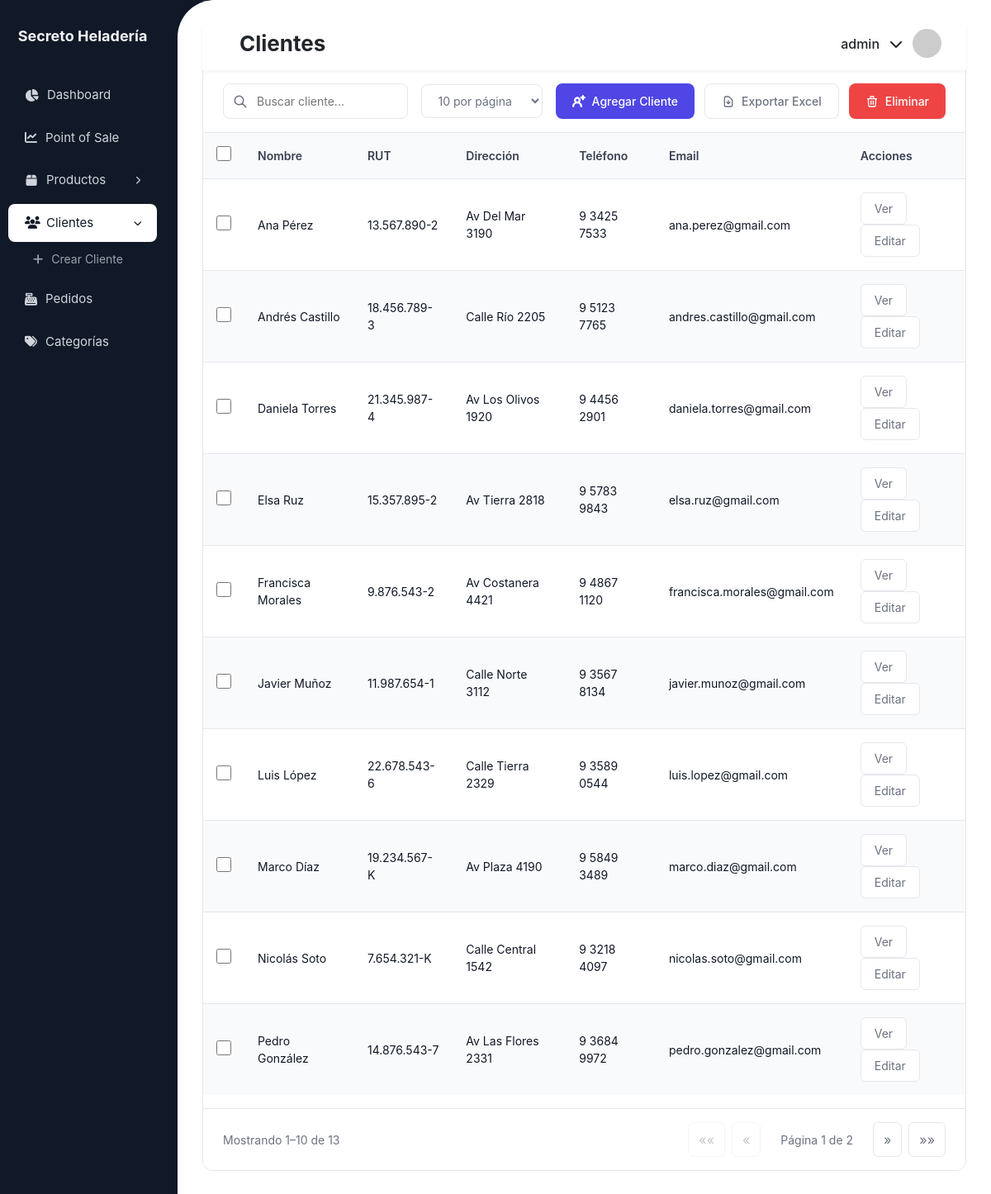
The app's page /heladeria/clientes/ (signed in) with its own data.
### heladeria/models.py (models this page shows, shortened)
class Cliente(models.Model):
    TIPO_CLIENTE_CHOICES = [
        ('PERSONA', 'Persona natural'),
        ('EMPRESA', 'Empresa'),
    ]
    IDIOMA_CHOICES = [
        ('es', 'Español'),
        ('en', 'English'),
    ]
    DOCUMENTO_CHOICES = [
        ('BOLETA', 'Boleta'),
        ('FACTURA', 'Factura'),
    ]
    rut = models.CharField(max_length=12, unique=True)
    nombre = models.CharField(max_length=30)
    apellido = models.CharField(max_length=50)
    tipo_cliente = models.CharField(max_length=10, choices=TIPO_CLIENTE_CHOICES, default='PERSONA')
    direccion = models.CharField(max_length=100)
    pais = models.CharField(max_length=50, default='Chile')
    region = models.CharField(max_length=50)
    comuna = models.CharField(max_length=50)
    telefono = models.CharField(max_length=14)
    email = models.EmailField(unique=True)
    idioma_preferido = models.CharField(max_length=5, choices=IDIOMA_CHOICES, default='es')
    documento_preferido = models.CharField(max_length=10, choices=DOCUMENTO_CHOICES, default='BOLETA')
    enviar_comprobante_email = models.BooleanField(default=True)
    recibe_promociones = models.BooleanField(default=False)
    fecha_registro = models.DateTimeField(auto_now_add=True)
    @property
    def nombre_completo(self):
        return f"{self.nombre} {self.apellido}"
    class Meta:
        db_table = 'devices_cliente'

### clientes/views.py (the view, shortened to what this page needs)
# urls.py: path('', views.lista_clientes, name='lista_clientes'),
@login_required
def lista_clientes(request):
    query = request.GET.get("q", "")
    sort = request.GET.get("sort", "nombre")
    direction = request.GET.get("direction", "asc")
    try:
        per_page = int(request.GET.get("per_page", "10"))
    except ValueError:
        per_page = 10
    clientes = Cliente.objects.all()
    if direction == "desc":
        clientes = clientes.order_by(f"-{sort}")
    else:
        clientes = clientes.order_by(sort)
    paginator = Paginator(clientes, per_page)
    page_number = request.GET.get("page")
    page_obj = paginator.get_page(page_number)
    next_direction = "desc" if direction == "asc" else "asc"
    rangos_pagina = [5, 10, 20, 50]
    return render(request, "clientes/lista_clientes.html", {
        "page_obj": page_obj,
        "query": query,
        "sort": sort,
        "direction": direction,
        "next_direction": next_direction,
        "per_page": per_page,
        "total_clientes": paginator.count,
    })

### heladeria/templatetags/formatos.py (called while the page is built)
@register.filter
def formato_telefono(value):
    try:
        num = ''.join(filter(str.isdigit, str(value)))
        if len(num) == 9:
            return f"{num[0]} {num[1:5]} {num[5:9]}"
        elif len(num) == 11 and num.startswith("56"):
            return f"+56 {num[2]} {num[3:7]} {num[7:11]}"
        else:
            return value
    except:
        return value

@register.filter
def formato_rut(value):
    if not value:
        return ""
    rut = str(value).upper().replace(".", "").replace("-", "").strip()
    if len(rut) < 2:
        return value
    cuerpo = rut[:-1]
    dv = rut[-1]
    cuerpo = cuerpo[::-1]                               # invertir
    cuerpo = ".".join(cuerpo[i:i+3] for i in range(0, len(cuerpo), 3))
    cuerpo = cuerpo[::-1]                               # revertir nuevamente
    return f"{cuerpo}-{dv}"

### heladeria/templatetags/permisos_extras.py (called while the page is built)
@register.filter(name='tiene_grupo')
def tiene_grupo(user, nombre_grupo):
    return user.groups.filter(name=nombre_grupo).exists()

### clientes/templates/clientes/lista_clientes.html (shortened to what this page needs)
{% extends "heladeria/base_generic.html" %}
{% load static %}
{% load permisos_extras %}
{% block extra_css %}
<link rel="stylesheet" href="{% static 'clientes/css/lista_clientes.css' %}">
{% endblock %}
{% block page_title %}Clientes{% endblock %}
{% block content %}
<div class="sales-container">
<div class="controls-row">
    <div class="search-filter-section">
        <form method="get" id="searchForm" class="search-box" onsubmit="return false;">
            <input type="text" id="searchInput" name="q" class="search-input"
                   placeholder="Buscar cliente..." value="{{ query|default:'' }}">
        </form>
        <select id="perPageSelect" class="filter-select auto-submit">
            <option value="10" {% if per_page == 10 %}selected{% endif %}>10 por página</option>
        </select>
    </div>
        <div class="action-buttons">
            {% if request.user|tiene_grupo:"Admin" or request.user|tiene_grupo:"Editor" %}
            <button class="btn-action btn-primary-action" onclick="window.location='{% url 'crear_cliente' %}'">
                Agregar Cliente
            </button>
            {% endif %}
            {% if request.user|tiene_grupo:"Admin" %}
            <button class="btn-action btn-secondary-action" onclick="window.location='{% url 'exportar_clientes_excel' %}'">
                    <svg width="16" height="16" fill="none" stroke="currentColor" viewBox="0 0 24 24">
                        <path stroke-linecap="round" stroke-linejoin="round" stroke-width="2" d="M12 10v6m0 0l-3-3m3 3l3-3m2 8H7a2 2 0 01-2-2V5a2 2 0 012-2h5.586a1 1 0 01.707.293l5.414 5.414a1 1 0 01.293.707V19a2 2 0 01-2 2z"/>
                    </svg>
                    Exportar Excel
                </button>
            <button class="btn-action btn-danger-action" onclick="eliminarSeleccionados()">
                <svg width="16" height="16" fill="none" stroke="currentColor" viewBox="0 0 24 24">
                        <path stroke-linecap="round" stroke-linejoin="round" stroke-width="2" d="M19 7l-.867 12.142A2 2 0 0116.138 21H7.862a2 2 0 01-1.995-1.858L5 7m5 4v6m4-6v6m1-10V4a1 1 0 00-1-1h-4a1 1 0 00-1 1v3M4 7h16"/>
                    </svg>
                    Eliminar
                </button>
            {% endif %}
        </div>
    </div>
    <div id="tablaContainer">
        {% include "clientes/_tabla_clientes.html" %}
    </div>
</div>
{% endblock %}

### heladeria/templates/heladeria/base_generic.html (shortened to what this page needs)
{% load static %}
{% load permisos_extras %}
<!DOCTYPE html>
<html lang="es">
<head>
  <link href="https://cdn.jsdelivr.net/npm/bootstrap@5.3.2/dist/css/bootstrap.min.css" rel="stylesheet">
  <link rel="stylesheet" href="https://cdnjs.cloudflare.com/ajax/libs/font-awesome/6.5.0/css/all.min.css">
  {% block extra_css %}{% endblock %}
  <link rel="stylesheet" href="{% static 'heladeria/css/layout.css' %}">
</head>
<body>
  <aside class="sidebar">
    <div class="brand">Secreto Heladería</div>
    <nav class="menu">
      {% if request.user|tiene_grupo:"Admin" %}
      <a href="{% url 'reporte_dashboard' %}"
        class="{% if request.resolver_match.url_name == 'reporte_dashboard' %}active{% endif %}">
          <i class="fa fa-chart-pie"></i> Dashboard
      </a>
      {% endif %}
      <a href="{% url 'pos_home' %}" class="{% if request.resolver_match.url_name == 'pos_home' %}active{% endif %}">
        <i class="fa fa-chart-line"></i> Point of Sale
      </a>
      {% if request.user|tiene_grupo:"Admin" %}
      <div class="menu-group
      ">
        <a href="{% url 'lista_productos' %}"
          class="menu-parent {% if request.resolver_match.url_name == 'lista_productos' %}active{% endif %}">
          <i class="fa fa-box"></i> Productos
          <i class="fa fa-chevron-right arrow"></i>
        </a>
      </div>
      {% endif %}
      <div class="menu-group
          {% if request.resolver_match.url_name in 'lista_clientes crear_cliente editar_cliente detalle_cliente' %}
              open
          {% endif %}
      ">
          <a href="{% url 'lista_clientes' %}"
            class="menu-parent {% if request.resolver_match.url_name == 'lista_clientes' %}active{% endif %}">
              <i class="fa fa-users"></i> Clientes
              <i class="fa fa-chevron-right arrow"></i>
          </a>
          <div class="submenu">
              {% if request.user|tiene_grupo:"Admin" or request.user|tiene_grupo:"Editor" %}
              <a href="{% url 'crear_cliente' %}"
                class="{% if request.resolver_match.url_name == 'crear_cliente' %}active{% endif %}">
                  <i class="fa fa-plus"></i> Crear Cliente
              </a>
              {% endif %}
          </div>
      </div>
      <a href="{% url 'lista_ventas' %}" class="{% if request.resolver_match.url_name == 'lista_ventas' %}active{% endif %}">
        <i class="fa fa-cash-register"></i> Pedidos
      </a>
      {% if request.user|tiene_grupo:"Admin" %}
      <a href="{% url 'lista_categorias' %}"
        class="{% if request.resolver_match.url_name == 'lista_categorias' %}active{% endif %}">
          <i class="fa fa-tags"></i> Categorías
      </a>
      {% endif %}
    </nav>
  </aside>
  <div class="main-content">
    <div class="content-box">
      <div class="topbar-background"></div>
      <div class="topbar d-flex justify-content-between align-items-center">
        <div class="d-flex align-items-center gap-3">
          <h2 class="mb-0">{% block page_title %}Página{% endblock %}</h2>
        </div>
        <div class="user user-dropdown">
          <span class="user-name">{{ user.username }}</span>
          <i class="fa fa-chevron-down"></i>
          <img class="user-avatar" src="https://ui-avatars.com/api/?name={{ user.username }}&background=random">
        </div>
      </div>
      {% block content %}{% endblock %}
    </div>
  </div>
</body>
</html>

### clientes/templates/clientes/_tabla_clientes.html
{% load static %}
{% load formatos %}
{% load permisos_extras %}
<link rel="stylesheet" href="{% static 'clientes/css/lista_clientes.css' %}">
<div class="table-container">
    <table class="modern-table">
        <thead>
            <tr>
                <th style="width:40px;">
                    <input type="checkbox" class="custom-checkbox" id="selectAllLocal">
                </th>
                <th>Nombre</th>
                <th>RUT</th>
                <th>Dirección</th>
                <th>Teléfono</th>
                <th>Email</th>
                <th>Acciones</th>
            </tr>
        </thead>
        <tbody>
            {% for cliente in page_obj %}
            <tr class="table-row">
                <td>
                    <input type="checkbox" class="custom-checkbox chkCliente" value="{{ cliente.email }}">
                </td>
                <td class="fw-600">{{ cliente.nombre_completo }}</td>
                <td>{{ cliente.rut |formato_rut}}</td>
                <td>{{ cliente.direccion|default:"-" }}</td>
                <td>{{ cliente.telefono|formato_telefono|default:"-" }}</td>
                <td>{{ cliente.email|default:"-" }}</td>
                <td>
                    {% if request.user|tiene_grupo:"Admin" or request.user|tiene_grupo:"Editor" %}
                        <a href="{% url 'detalle_cliente' cliente.pk %}" class="btn-view">Ver</a>
                        <a href="{% url 'editar_cliente' cliente.pk %}" class="btn-view">Editar</a>
                    {% endif %}
                </td>
            </tr>
            {% empty %}
            <tr>
                <td colspan="7" class="no-data-msg" style="text-align:center;color:#9CA3AF;">No se encontraron clientes.</td></tr>
                </td>
            </tr>
            {% endfor %}
        </tbody>
    </table>
    <div class="table-footer" style="display:flex; justify-content:space-between; align-items:center; gap:1rem; margin-top:1rem;">
        <div style="display:flex; align-items:center; gap:1rem;">
            <div class="results-per-page">
                <span>Mostrando {{ page_obj.start_index }}–{{ page_obj.end_index }} de {{ page_obj.paginator.count }}</span>
            </div>
        </div>
        <div class="pagination">
            <button class="pagination-btn"
                    {% if page_obj.has_previous %}
                        data-page="1"
                    {% else %} disabled {% endif %}>
                ««
            </button>
            <button class="pagination-btn"
                    {% if page_obj.has_previous %}
                        data-page="{{ page_obj.previous_page_number }}"
                    {% else %} disabled {% endif %}>
                «
            </button>
            <span class="pagination-info">
                Página {{ page_obj.number }} de {{ page_obj.paginator.num_pages }}
            </span>
            <button class="pagination-btn"
                    {% if page_obj.has_next %}
                        data-page="{{ page_obj.next_page_number }}"
                    {% else %} disabled {% endif %}>
                »
            </button>
            <button class="pagination-btn"
                    {% if page_obj.has_next %}
                        data-page="{{ page_obj.paginator.num_pages }}"
                    {% else %} disabled {% endif %}>
                »»
            </button>
        </div>
    </div>
</div>

### clientes/static/clientes/css/lista_clientes.css (style rules this page uses)
:root { --primary-blue: #4F46E5; --hover-blue: #4338CA; --border-light: #E5E7EB; --text-gray: #6B7280; --bg-light: #F9FAFB; }
.controls-row { display: flex; gap: 1rem; padding: 1rem 1.5rem; background: white; border-left: 1px solid var(--border-light); border-right: 1px solid var(--border-light); align-items: center; flex-wrap: wrap; }
.search-filter-section { display: flex; gap: 1rem; flex: 1; align-items: center; }
.search-box { position: relative; flex: 1; max-width: 400px; }
.search-input { width: 100%; padding: 0.625rem 1rem 0.625rem 2.5rem; border: 1px solid var(--border-light); border-radius: 8px; font-size: 0.875rem; transition: all 0.2s; }
.filter-select { padding: 0.625rem 1rem; border: 1px solid var(--border-light); border-radius: 8px; font-size: 0.875rem; color: var(--text-gray); background: white; cursor: pointer; transition: all 0.2s; }
.action-buttons { display: flex; gap: 0.75rem; margin-left: auto; }
a { text-decoration: none; }
.table-container a, .table-container a:visited, .table-container a:hover, .table-container a:active { text-decoration: none; }
.btn-action { padding: 0.625rem 1.25rem; border-radius: 8px; font-weight: 500; border: none; cursor: pointer; transition: all 0.2s; font-size: 0.875rem; display: flex; align-items: center; gap: 0.5rem; text-decoration: none !important; }
.btn-primary-action { background: var(--primary-blue); color: white; }
.btn-secondary-action { background: white; color: var(--text-gray); border: 1px solid var(--border-light); }
.btn-danger-action { background: #EF4444; color: white; }
.table-container { background: white; border: 1px solid var(--border-light); border-radius: 0 0 12px 12px; overflow: hidden; }
.modern-table { width: 100%; border-collapse: collapse; }
.modern-table thead { background: #f9fafbe8; }
.modern-table th { padding: 1rem; text-align: left; font-weight: 600; font-size: 0.875rem; color: #374151; border-bottom: 1px solid var(--border-light); }
.modern-table td { padding: 1rem; font-size: 0.875rem; color: #111827; border-bottom: 1px solid var(--border-light); }
.modern-table tbody tr:last-child td { border-bottom: none; }
.modern-table tbody tr:nth-child(odd) { background: white; }
.modern-table tbody tr:nth-child(even) { background: #F9FAFB; }
.custom-checkbox { width: 18px; height: 18px; cursor: pointer; accent-color: var(--primary-blue); }
.btn-view { padding: 0.5rem 1rem; background: white; border: 1px solid var(--border-light); border-radius: 6px; color: var(--text-gray); font-size: 0.875rem; cursor: pointer; transition: all 0.2s; text-decoration: none; display: inline-block; }
.table-footer { display: flex; justify-content: space-between; align-items: center; padding: 1rem 1.5rem; border-top: 1px solid var(--border-light); background: white; }
.results-per-page { display: flex; align-items: center; gap: 0.5rem; color: var(--text-gray); font-size: 0.875rem; }
.pagination { display: flex; gap: 0.5rem; align-items: center; }
.pagination-info { color: var(--text-gray); font-size: 0.875rem; margin: 0 1rem; }
.pagination-btn { padding: 0.5rem 0.75rem; background: white; border: 1px solid var(--border-light); border-radius: 6px; color: var(--text-gray); cursor: pointer; transition: all 0.2s; }
.pagination-btn:disabled { opacity: 0.4; cursor: not-allowed; }

### records on screen
Cliente: nombre_completo "Ana Pérez", rut "13.567.890-2", direccion "Av Del Mar 3190", telefono "9 3425 7533", email "ana.perez@gmail.com"
Cliente: nombre_completo "Andrés Castillo", rut "18.456.789-3", direccion "Calle Río 2205", telefono "9 5123 7765", email "andres.castillo@gmail.com"
Cliente: nombre_completo "Daniela Torres", rut "21.345.987-4", direccion "Av Los Olivos 1920", telefono "9 4456 2901", email "daniela.torres@gmail.com"
Cliente: nombre_completo "Elsa Ruz", rut "15.357.895-2", direccion "Av Tierra 2818", telefono "9 5783 9843", email "elsa.ruz@gmail.com"
Cliente: nombre_completo "Francisca Morales", rut "9.876.543-2", direccion "Av Costanera 4421", telefono "9 4867 1120", email "francisca.morales@gmail.com"
Cliente: nombre_completo "Javier Muñoz", rut "11.987.654-1", direccion "Calle Norte 3112", telefono "9 3567 8134", email "javier.munoz@gmail.com"
Cliente: nombre_completo "Luis López", rut "22.678.543-6", direccion "Calle Tierra 2329", telefono "9 3589 0544", email "luis.lopez@gmail.com"
Cliente: nombre_completo "Marco Díaz", rut "19.234.567-K", direccion "Av Plaza 4190", telefono "9 5849 3489", email "marco.diaz@gmail.com"
Cliente: nombre_completo "Nicolás Soto", rut "7.654.321-K", direccion "Calle Central 1542", telefono "9 3218 4097", email "nicolas.soto@gmail.com"
Cliente: nombre_completo "Pedro González", rut "14.876.543-7", direccion "Av Las Flores 2331", telefono "9 3684 9972", email "pedro.gonzalez@gmail.com"

### other values on screen
{{ user.username }} "admin"
{{ page_obj.start_index }} "1"
{{ page_obj.end_index }} "10"
{{ page_obj.paginator.count }} "13"
{{ page_obj.number }} "1"
{{ page_obj.paginator.num_pages }} "2"
